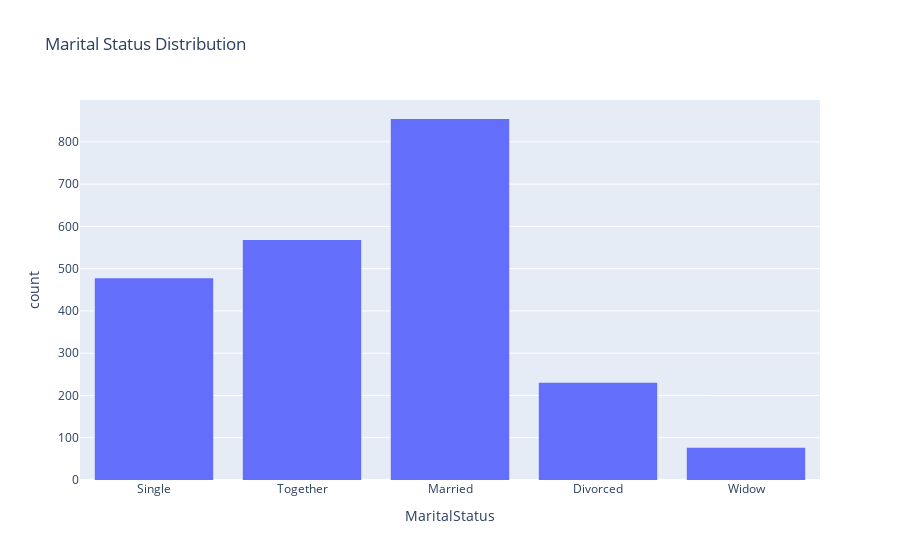

Here is the notebook cell this chart was saved with:
### Code cell
fig3 = px.histogram(df, x='MaritalStatus', nbins=5, title="Marital Status Distribution")
fig3.show()

### Figure 1 — Plotly figure (JSON) as saved in the notebook; plotly's stock layout.template omitted (floating-point values rounded to 4 significant figures; data arrays with more than 128 entries replaced by an {"elided": "..."} marker saying what was removed)
{"data": [{"alignmentgroup": "True", "bingroup": "x", "hovertemplate": "MaritalStatus=%{x}<br>count=%{y}<extra></extra>", "legendgroup": "", "marker": {"color": "#636efa", "pattern": {"shape": ""}}, "name": "", "nbinsx": 5, "offsetgroup": "", "orientation": "v", "showlegend": false, "type": "histogram", "x": {"elided": "2205 str values"}, "xaxis": "x", "yaxis": "y"}], "layout": {"barmode": "relative", "legend": {"tracegroupgap": 0}, "title": {"text": "Marital Status Distribution"}, "xaxis": {"anchor": "y", "domain": [0, 1], "title": {"text": "MaritalStatus"}}, "yaxis": {"anchor": "x", "domain": [0, 1], "title": {"text": "count"}}}}
